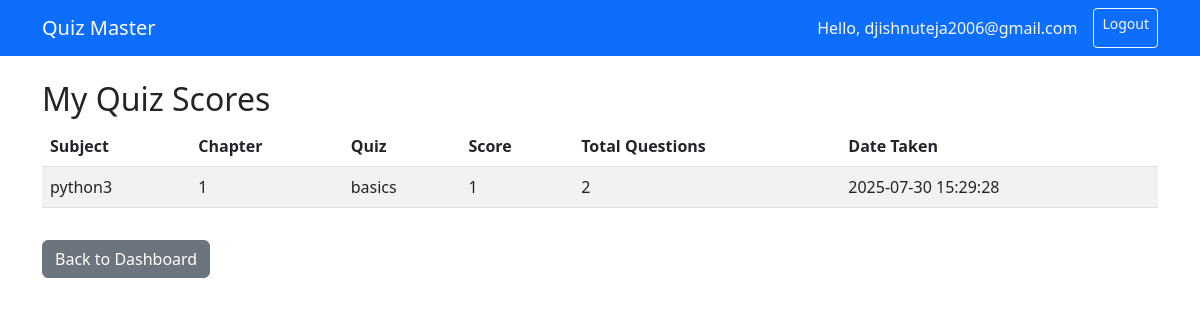
Page /scores (signed in) on the committed database.
### tables this page shows
CREATE TABLE scores (
                id INTEGER PRIMARY KEY AUTOINCREMENT,
                username TEXT NOT NULL,
                quiz_id INTEGER NOT NULL,
                score INTEGER NOT NULL,
                total INTEGER NOT NULL,
                timestamp DATETIME DEFAULT CURRENT_TIMESTAMP,
                FOREIGN KEY(quiz_id) REFERENCES quizzes(id) ON DELETE SET NULL
            );

CREATE TABLE subjects (
                id INTEGER PRIMARY KEY AUTOINCREMENT,
                name TEXT UNIQUE NOT NULL
            );

CREATE TABLE chapters (
                id INTEGER PRIMARY KEY AUTOINCREMENT,
                subject_id INTEGER NOT NULL,
                name TEXT NOT NULL,
                FOREIGN KEY (subject_id) REFERENCES subjects(id) ON DELETE CASCADE
            );

CREATE TABLE quizzes (
                id INTEGER PRIMARY KEY AUTOINCREMENT,
                name TEXT NOT NULL,
                subject_id INTEGER NOT NULL,
                chapter_id INTEGER NOT NULL,
                FOREIGN KEY(subject_id) REFERENCES subjects(id) ON DELETE CASCADE,
                FOREIGN KEY(chapter_id) REFERENCES chapters(id) ON DELETE CASCADE
            );

### app.py (the view)
@app.route('/scores')
@user_required
def view_scores():
    score = request.args.get('score', type=int)
    total = request.args.get('total', type=int)
    if score is not None and total is not None:
        return render_template('quiz_results.html', score=score, total=total)
    username = session['user']
    conn = get_db_connection()
    query = '''
        SELECT scores.score, scores.total, scores.timestamp,
               quizzes.name as quiz_name,
               chapters.name as chapter_name,
               subjects.name as subject_name
        FROM scores
        LEFT JOIN quizzes ON scores.quiz_id = quizzes.id
        LEFT JOIN chapters ON quizzes.chapter_id = chapters.id
        LEFT JOIN subjects ON quizzes.subject_id = subjects.id
        WHERE scores.username = ?
        ORDER BY scores.timestamp DESC
    '''
    scores = conn.execute(query, (username,)).fetchall()
    conn.close()
    return render_template('scores.html', scores=scores)

### app.py (called while the page is built)
def get_db_connection():
    conn = sqlite3.connect(db_file)
    conn.row_factory = sqlite3.Row
    return conn

def user_required(f):
    @wraps(f)
    def decorated_function(*args, **kwargs):
        if 'user' not in session or session.get('role') != 'user':
            flash('User login required.', 'warning')
            return redirect(url_for('login'))
        return f(*args, **kwargs)
    return decorated_function

### templates/scores.html (shortened to what this page needs)
{% extends "base.html" %}
{% block content %}
<h2>My Quiz Scores</h2>
{% if scores %}
<table class="table table-striped">
    <thead>
        <tr>
            <th>Subject</th>
            <th>Chapter</th>
            <th>Quiz</th>
            <th>Score</th>
            <th>Total Questions</th>
            <th>Date Taken</th>
        </tr>
    </thead>
    <tbody>
    {% for score in scores %}
        <tr>
            <td>{{ score['subject_name'] or 'N/A' }}</td>
            <td>{{ score['chapter_name'] or 'N/A' }}</td>
            <td>{{ score['quiz_name'] or 'N/A' }}</td>
            <td>{{ score['score'] }}</td>
            <td>{{ score['total'] }}</td>
            <td>{{ score['timestamp'] }}</td>
        </tr>
    {% endfor %}
    </tbody>
</table>
{% else %}
<p>You have not taken any quizzes yet.</p>
{% endif %}
<a href="{{ url_for('user_console') }}" class="btn btn-secondary mt-3">Back to Dashboard</a>
{% endblock %}

### templates/base.html (shortened to what this page needs)
<!DOCTYPE html>
<html lang="en">
<head>
<link href="https://cdn.jsdelivr.net/npm/bootstrap@5.3.0/dist/css/bootstrap.min.css" rel="stylesheet"/>
</head>
<body>
<nav class="navbar navbar-expand-lg navbar-dark bg-primary mb-4">
  <div class="container">
    <a class="navbar-brand" href="{{ url_for('admin') if session.get('role')=='admin' else url_for('user_console') }}">Quiz Master</a>
    <div class="d-flex">
        {% if 'user' in session %}
            <span class="navbar-text text-light me-3">Hello, {{ session['user'] }}</span>
            <a href="{{ url_for('logout') }}" class="btn btn-outline-light btn-sm">Logout</a>
        {% else %}
            <a href="{{ url_for('login') }}" class="btn btn-outline-light btn-sm">Login</a>
        {% endif %}
    </div>
  </div>
</nav>
<div class="container">
  {% block content %}{% endblock %}
</div>
</body>
</html>

### rows in the picture
scores: user "djishnuteja2006@gmail.com", name "python3", name "1", name "basics", score "1", total "2", timestamp "2025-07-30 15:29:28"
